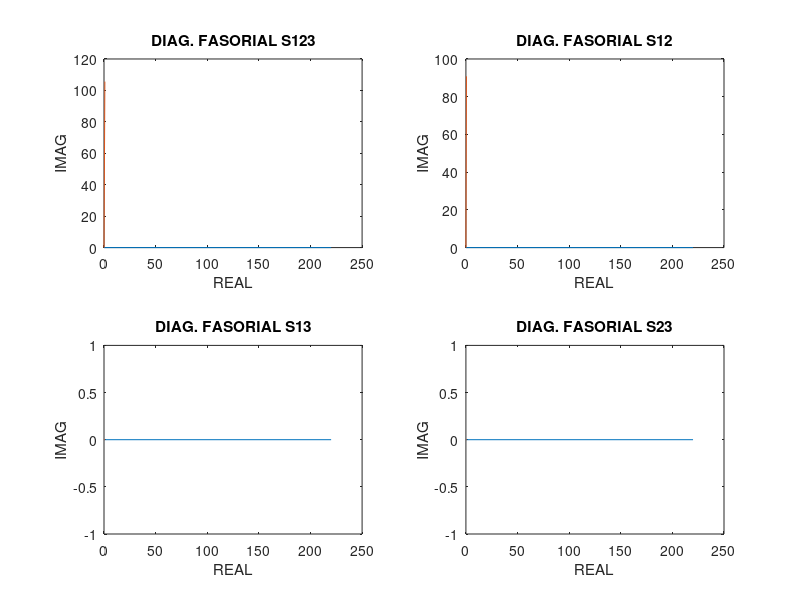

This chart was generated by the following MATLAB code:
fp01 = 0.6;
s01 = 5000*fp01 + j*5000*sin(acos(fp01));
fp02 = 0.5;
s02 = 15000*fp02 + j*15000*sin(acos(fp02));
fp03 = 0.9;
s03 = 10000*fp03 - j*10000*sin(acos(fp03));

s123 = s01 + s02 + s03 
abs123 = abs(s123)
fp123 = real(s123)/abs(s123)

s12 = s01 + s02
abs12 = abs(s12)
fp12 = real(s12)/abs(s12)

s13 = s01 + s03
abs13 = abs(s13)
fp13 = real(s13)/abs(s13)

s23 = s02 + s03
abs23 = abs(s23)
fp23 = real(s23)/abs(s23)

I123 = conj(s123/220);
I12 = conj(s12/220);
I13 = conj(s13/220);
I23 = conj(s123/220);

i123 = abs(I123)
i12 = abs(I12)
i13 = abs(I13)
i23 = abs(I23)

x=[0 real(fp123)];
y=[0 real(i123)];
subplot(2,2,1)
plot([0 220], [0 0], x, y)
xlabel('REAL'), ylabel('IMAG')
title('DIAG. FASORIAL S123')

x=[0 fp12];
y=[0 i12];
subplot(2,2,2)
plot([0 220], [0 0], x, y)
xlabel('REAL'), ylabel('IMAG')
title('DIAG. FASORIAL S12')

x=[0 real(fp13)];
y=[0 imag(i13)];
subplot(2,2,3)
plot([0 220], [0 0], x, y)
xlabel('REAL'), ylabel('IMAG')
title('DIAG. FASORIAL S13')

x=[0 real(fp23)];
y=[0 imag(i23)];
subplot(2,2,4)
plot([0 220], [0 0], x, y)
xlabel('REAL'), ylabel('IMAG')
title('DIAG. FASORIAL S23')